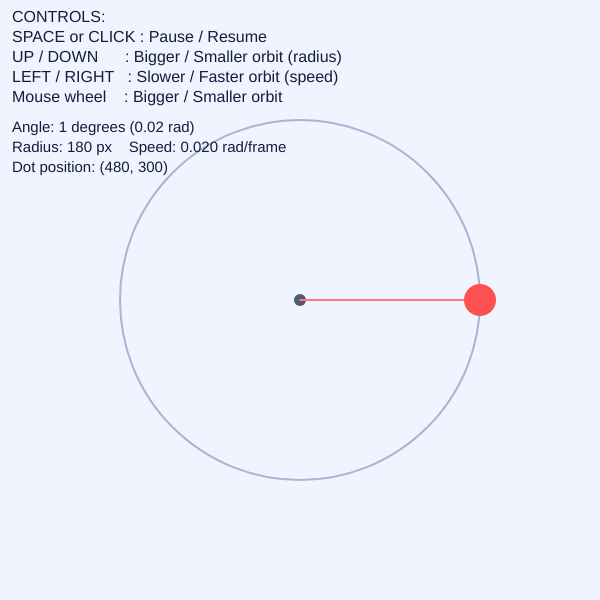
Frame 1 (no input)
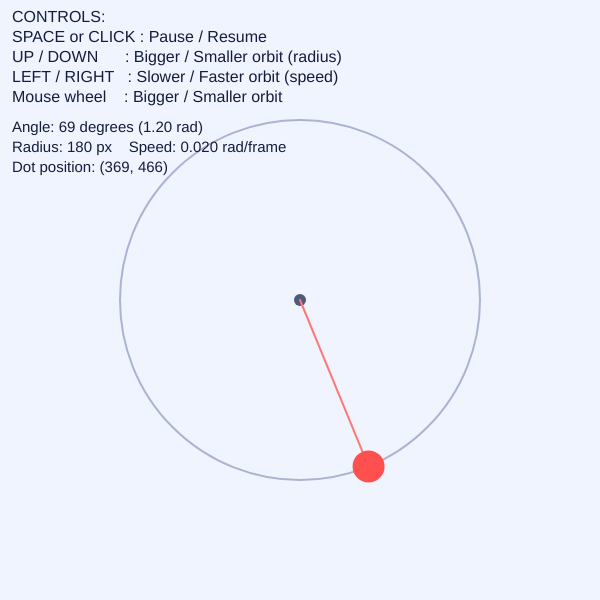
Frame 60 (no input)
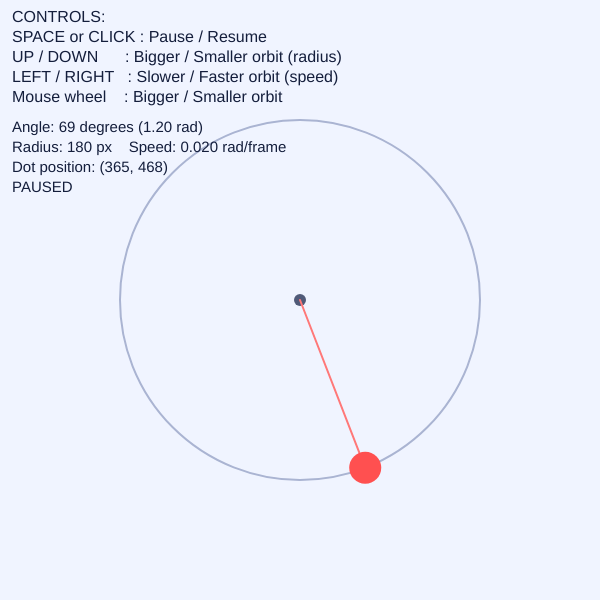
Frame 120 (the mouse pressed at the canvas centre since frame 60)

The p5.js sketch that drew these frames (run headless with seeded random() and noise() and a simulated clock; from frame 60 on, the mouse is pressed at the canvas centre):

// p5.js sketch
// ── sketch.js
// IT3 Final Drill: Math-Based Animation in p5.js
// Math: dotX = orbitCenterX + orbitRadius * cos(orbitAngleRadians)
//       dotY = orbitCenterY + orbitRadius * sin(orbitAngleRadians)

let orbitCenterX;
let orbitCenterY;
let orbitRadius = 180; // distance from center to dot
let orbitAngleRadians = 0; // current angle in radians
let angularSpeed = 0.02; // angle increase per frame
let dotDiameter = 32;
let isPaused = false;

function setup() {
  createCanvas(600, 600);
  frameRate(60);

  orbitCenterX = width / 2;
  orbitCenterY = height / 2;

  textSize(16);
  textAlign(LEFT, TOP);
}

function draw() {
  background(240, 244, 255);

  noFill();
  stroke(170, 180, 210);
  strokeWeight(2);
  circle(orbitCenterX, orbitCenterY, orbitRadius * 2);

  noStroke();
  fill(80, 90, 120);
  circle(orbitCenterX, orbitCenterY, 12);

  // cos(angle) = horizontal fraction of the radius (-1 to 1)
  // sin(angle) = vertical fraction of the radius (-1 to 1)
  // Multiplying by orbitRadius turns those fractions into pixels.
  let dotX = orbitCenterX + orbitRadius * cos(orbitAngleRadians);
  let dotY = orbitCenterY + orbitRadius * sin(orbitAngleRadians);

  stroke(255, 120, 120);
  strokeWeight(2);
  line(orbitCenterX, orbitCenterY, dotX, dotY);

  noStroke();
  fill(255, 80, 80);
  circle(dotX, dotY, dotDiameter);

  // Adding angularSpeed every frame makes the angle grow over time
  // Keep the angle between 0 and TWO_PI so it does not grow forever
  if (!isPaused) {
    orbitAngleRadians += angularSpeed;

    if (orbitAngleRadians > TWO_PI) {
      orbitAngleRadians -= TWO_PI;
    }
  }

  noStroke();
  fill(20, 30, 60);
  textSize(16);
  text("CONTROLS:", 12, 10);
  text("SPACE or CLICK : Pause / Resume", 12, 30);
  text("UP / DOWN      : Bigger / Smaller orbit (radius)", 12, 50);
  text("LEFT / RIGHT   : Slower / Faster orbit (speed)", 12, 70);
  text("Mouse wheel    : Bigger / Smaller orbit", 12, 90);

  let angleDegrees = degrees(orbitAngleRadians);
  textSize(15);
  text("Angle: " + angleDegrees.toFixed(0) + " degrees (" + orbitAngleRadians.toFixed(2) + " rad)", 12, 120);
  text("Radius: " + orbitRadius + " px    Speed: " + angularSpeed.toFixed(3) + " rad/frame", 12, 140);
  text("Dot position: (" + dotX.toFixed(0) + ", " + dotY.toFixed(0) + ")", 12, 160);
  if (isPaused) {
    text("PAUSED", 12, 180);
  }
}

function keyPressed() {
  if (key === ' ') {
    isPaused = !isPaused;
    return false;
  }
  if (keyCode === UP_ARROW) {
    orbitRadius += 10;
  }
  if (keyCode === DOWN_ARROW) {
    orbitRadius -= 10;
  }
  if (keyCode === RIGHT_ARROW) {
    angularSpeed += 0.005;
  }
  if (keyCode === LEFT_ARROW) {
    angularSpeed -= 0.005;
  }

  orbitRadius = constrain(orbitRadius, 50, 270);
  angularSpeed = constrain(angularSpeed, 0.005, 0.08);
}

function mousePressed() {
  isPaused = !isPaused;
}

function mouseWheel(event) {
  orbitRadius -= event.delta * 0.2;
  orbitRadius = constrain(orbitRadius, 50, 270);
  return false;
}
